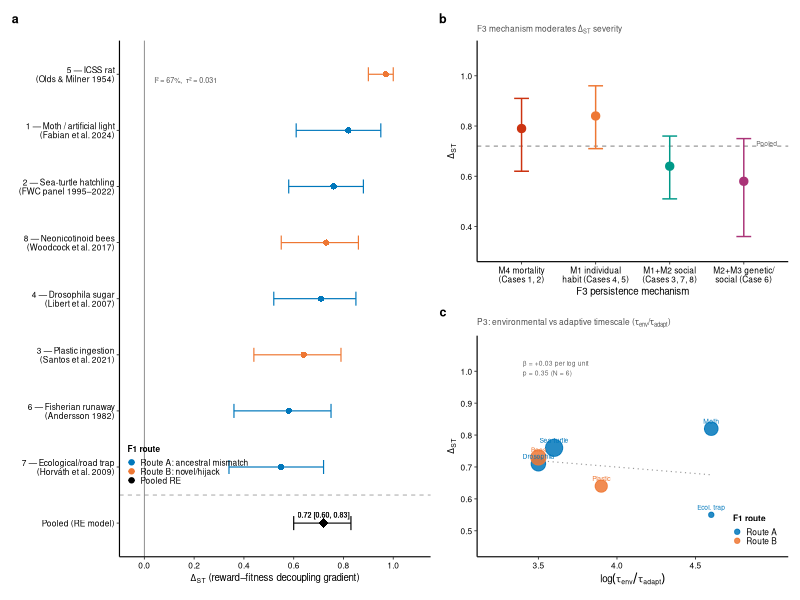
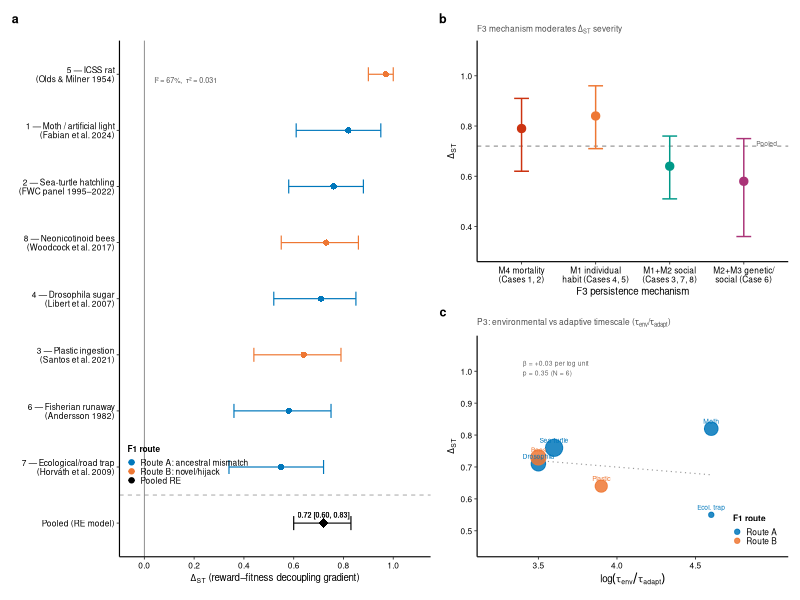

These charts were generated, in order, by the following R code:
## ============================================================
## Figure 1 — Animal Meta-Synthesis (Layer A)
## Sweet Trap Cross-Species Framework
## Target: Science main, 180 mm double-column
## Layout: Panel A (forest, 60% width) | Panel B (F3 subgroup, upper right) | Panel C (tau bubble, lower right)
## Paul Tol colorblind-safe palette
## ============================================================

library(ggplot2)
library(cowplot)
library(patchwork)
library(dplyr)
library(scales)

## ---- Style ----
nature_theme <- function() {
  theme_classic(base_size = 7, base_family = "Helvetica") +
    theme(
      axis.line        = element_line(linewidth = 0.4, colour = "black"),
      axis.ticks       = element_line(linewidth = 0.3),
      axis.ticks.length = unit(2, "pt"),
      axis.text        = element_text(size = 6, colour = "black"),
      axis.title       = element_text(size = 7, colour = "black"),
      legend.text      = element_text(size = 6),
      legend.title     = element_text(size = 6, face = "bold"),
      legend.key.size  = unit(6, "pt"),
      panel.grid       = element_blank(),
      strip.text       = element_text(size = 6, face = "bold"),
      plot.tag         = element_text(size = 9, face = "bold", family = "Helvetica"),
      plot.margin      = margin(3, 3, 3, 3, "pt")
    )
}

## Paul Tol colorblind-safe palette
tol_blue   <- "#0077BB"
tol_orange <- "#EE7733"
tol_cyan   <- "#33BBEE"
tol_red    <- "#CC3311"
tol_teal   <- "#009988"
tol_grey   <- "#BBBBBB"
tol_purple <- "#AA3377"

## ============================================================
## DATA
## ============================================================

## --- Panel A: Forest plot data ---
forest_df <- data.frame(
  case_id    = 8:1,
  label      = c(
    "5 — ICSS rat\n(Olds & Milner 1954)",
    "1 — Moth / artificial light\n(Fabian et al. 2024)",
    "2 — Sea-turtle hatchling\n(FWC panel 1995–2022)",
    "8 — Neonicotinoid bees\n(Woodcock et al. 2017)",
    "4 — Drosophila sugar\n(Libert et al. 2007)",
    "3 — Plastic ingestion\n(Santos et al. 2021)",
    "6 — Fisherian runaway\n(Andersson 1982)",
    "7 — Ecological/road trap\n(Horváth et al. 2009)"
  ),
  delta_st   = c(0.97, 0.82, 0.76, 0.73, 0.71, 0.64, 0.58, 0.55),
  ci_lo      = c(0.90, 0.61, 0.58, 0.55, 0.52, 0.44, 0.36, 0.34),
  ci_hi      = c(1.00, 0.95, 0.88, 0.86, 0.85, 0.79, 0.75, 0.72),
  f1_route   = c("B","A","A","B","A","B","A","A"),
  id_quality = c("High","High","High","High","High","Med-High","Medium","Medium")
)
## Pooled row
pooled_row <- data.frame(
  case_id = 0, label = "Pooled (RE model)", delta_st = 0.72,
  ci_lo = 0.60, ci_hi = 0.83, f1_route = "pooled", id_quality = "—"
)
forest_all <- rbind(forest_df, pooled_row)
forest_all$label <- factor(forest_all$label,
                            levels = rev(forest_all$label))
forest_all$shape  <- ifelse(forest_all$f1_route == "pooled", 18, 16)
forest_all$colour <- case_when(
  forest_all$f1_route == "A"      ~ tol_blue,
  forest_all$f1_route == "B"      ~ tol_orange,
  forest_all$f1_route == "pooled" ~ "black",
  TRUE ~ tol_grey
)
forest_all$size_pt <- ifelse(forest_all$f1_route == "pooled", 3.5, 2.0)

## --- Panel B: F3 mechanism subgroup ---
f3_df <- data.frame(
  mechanism  = factor(
    c("M4 mortality\n(Cases 1, 2)", "M1 individual\nhabit (Cases 4, 5)",
      "M1+M2 social\n(Cases 3, 7, 8)", "M2+M3 genetic/\nsocial (Case 6)"),
    levels = c("M4 mortality\n(Cases 1, 2)", "M1 individual\nhabit (Cases 4, 5)",
               "M1+M2 social\n(Cases 3, 7, 8)", "M2+M3 genetic/\nsocial (Case 6)")
  ),
  delta_mean = c(0.79, 0.84, 0.64, 0.58),
  ci_lo      = c(0.62, 0.71, 0.51, 0.36),
  ci_hi      = c(0.91, 0.96, 0.76, 0.75),
  colour_id  = c(tol_red, tol_orange, tol_teal, tol_purple)
)

## --- Panel C: tau_env / tau_adapt meta-regression ---
tau_df <- data.frame(
  case_id  = c(1, 2, 3, 4, 7, 8),
  label    = c("Moth", "Sea turtle", "Plastic", "Drosophila", "Ecol. trap", "Bees"),
  log_tau  = c(4.6, 3.6, 3.9, 3.5, 4.6, 3.5),   ## log(tau_env / tau_adapt), per layer_A §3.4
  delta_st = c(0.82, 0.76, 0.64, 0.71, 0.55, 0.73),
  weight   = c(0.117, 0.131, 0.113, 0.120, 0.104, 0.123),   ## RE weights from §3.2
  f1_route = c("A","A","B","A","A","B")
)
tau_df$bubble_size <- tau_df$weight * 35
tau_df$colour <- ifelse(tau_df$f1_route == "A", tol_blue, tol_orange)

## ============================================================
## PANELS
## ============================================================

## ----- Panel A: Forest plot -----
pA <- ggplot(forest_all, aes(y = label, x = delta_st)) +
  ## Separator line above pooled
  geom_hline(yintercept = 1.5, linetype = "dashed", linewidth = 0.3, colour = "grey60") +
  ## Reference line at 0
  geom_vline(xintercept = 0, linewidth = 0.3, colour = "grey50") +
  ## 95% CI
  geom_errorbarh(aes(xmin = ci_lo, xmax = ci_hi, colour = f1_route),
                 height = 0.25, linewidth = 0.4) +
  ## Points
  geom_point(aes(colour = f1_route, size = case_id == 0, shape = f1_route)) +
  scale_colour_manual(
    name   = "F1 route",
    values = c("A" = tol_blue, "B" = tol_orange, "pooled" = "black"),
    labels = c("A" = "Route A: ancestral mismatch",
               "B" = "Route B: novel/hijack",
               "pooled" = "Pooled RE")
  ) +
  scale_shape_manual(
    values = c("A" = 16, "B" = 16, "pooled" = 18),
    guide  = "none"
  ) +
  scale_size_manual(values = c("FALSE" = 1.8, "TRUE" = 3.2), guide = "none") +
  scale_x_continuous(
    name   = expression(Delta[ST] ~ "(reward–fitness decoupling gradient)"),
    limits = c(-0.1, 1.15),
    breaks = c(0, 0.2, 0.4, 0.6, 0.8, 1.0),
    expand = c(0, 0)
  ) +
  ## Annotate pooled value
  annotate("text", x = 0.72, y = 1.15, label = "0.72 [0.60, 0.83]",
           size = 1.8, hjust = 0.5, fontface = "bold") +
  ## Annotate I2
  annotate("text", x = 0.04, y = 8.9,
           label = "I\u00b2 = 67%,  \u03c4\u00b2 = 0.031",
           size = 1.8, hjust = 0, colour = "grey30") +
  ylab(NULL) +
  nature_theme() +
  theme(
    legend.position   = c(0.01, 0.13),
    legend.background = element_rect(fill = NA, colour = NA),
    legend.justification = c(0, 0)
  ) +
  labs(tag = "a")

## ----- Panel B: F3 mechanism subgroup -----
pB <- ggplot(f3_df, aes(x = mechanism, y = delta_mean, colour = mechanism)) +
  geom_hline(yintercept = 0.72, linetype = "dashed", linewidth = 0.35, colour = "grey50") +
  geom_errorbar(aes(ymin = ci_lo, ymax = ci_hi), width = 0.2, linewidth = 0.5) +
  geom_point(size = 2.5) +
  scale_colour_manual(values = c(tol_red, tol_orange, tol_teal, tol_purple), guide = "none") +
  annotate("text", x = 4.45, y = 0.73, label = "Pooled", size = 1.7,
           colour = "grey40", hjust = 1) +
  scale_y_continuous(
    name   = expression(Delta[ST]),
    limits = c(0.3, 1.10),
    breaks = c(0.4, 0.6, 0.8, 1.0)
  ) +
  xlab("F3 persistence mechanism") +
  nature_theme() +
  theme(legend.position = "none") +
  labs(
    tag   = "b",
    title = expression("F3 mechanism moderates " * Delta[ST] * " severity")
  ) +
  theme(plot.title = element_text(size = 6, face = "plain", colour = "grey30"))

## ----- Panel C: tau bubble plot -----
pC <- ggplot(tau_df, aes(x = log_tau, y = delta_st, size = weight, colour = f1_route)) +
  geom_smooth(method = "lm", formula = y ~ x, se = FALSE,
              colour = "grey60", linewidth = 0.4, linetype = "dotted") +
  geom_point(alpha = 0.85) +
  geom_text(aes(label = label), size = 1.7, vjust = -1.0, hjust = 0.5,
            show.legend = FALSE) +
  scale_colour_manual(
    name   = "F1 route",
    values = c("A" = tol_blue, "B" = tol_orange),
    labels = c("A" = "Route A", "B" = "Route B")
  ) +
  scale_size_continuous(range = c(1.5, 5.5), guide = "none") +
  annotate("text", x = 3.4, y = 1.01,
           label = "β = +0.03 per log unit\np = 0.35 (N = 6)",
           size = 1.7, hjust = 0, colour = "grey40") +
  scale_x_continuous(
    name   = expression(log(tau[env] / tau[adapt])),
    limits = c(3.2, 5.0),
    breaks = c(3.5, 4.0, 4.5)
  ) +
  scale_y_continuous(
    name   = expression(Delta[ST]),
    limits = c(0.45, 1.08),
    breaks = c(0.5, 0.6, 0.7, 0.8, 0.9, 1.0)
  ) +
  nature_theme() +
  theme(
    legend.position = c(0.98, 0.03),
    legend.justification = c(1, 0),
    legend.background = element_rect(fill = NA, colour = NA)
  ) +
  labs(
    tag   = "c",
    title = expression("P3: environmental vs adaptive timescale (" * tau[env] * "/" * tau[adapt] * ")")
  ) +
  theme(plot.title = element_text(size = 6, face = "plain", colour = "grey30"))

## ============================================================
## COMPOSE
## ============================================================
## Left column: Panel A (~60%); Right column: B over C (~40%)
right_col <- pB / pC + plot_layout(heights = c(1, 1))
fig1 <- pA | right_col +
  plot_layout(widths = c(3, 2))

## ============================================================
## SAVE — 180 mm wide, 120 mm tall @ 300 DPI
## ============================================================
out_dir <- "/Users/andy/Desktop/Research/sweet-trap-multidomain/04-figures/main"

ggsave(
  filename = file.path(out_dir, "fig1_animal_meta.png"),
  plot = fig1,
  width = 180, height = 120, units = "mm",
  dpi = 300, bg = "white"
)

ggsave(
  filename = file.path(out_dir, "fig1_animal_meta.pdf"),
  plot = fig1,
  width = 180, height = 120, units = "mm",
  device = cairo_pdf
)

message("Figure 1 saved.")
